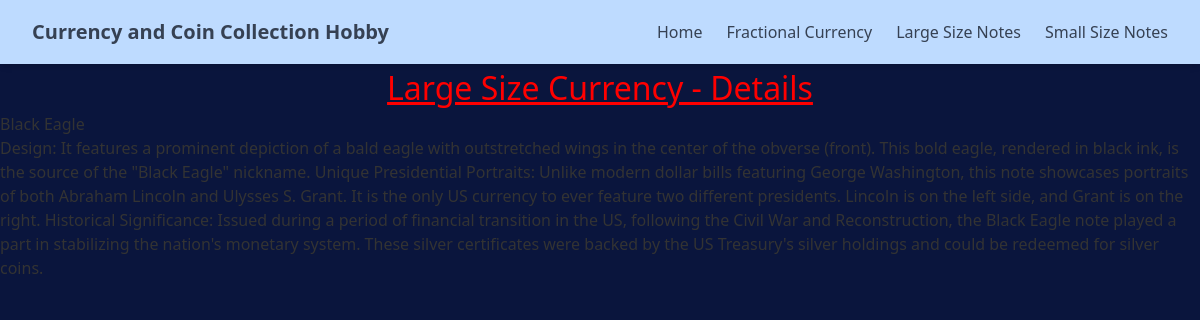
The page /large_size_notes/1/ on the database its author committed.
### large_size_notes/models.py (models this page shows, shortened)
class largeSizeCurrencyVariety(models.Model):
    LARGE_SIZE_TYPE = [
        ('Gold Certificates', 'Gold Certificates'),
        ('Silver Certificates', 'Silver Certificates'),
        ('Legal Tender', 'Legal Tender'),
        ('Federal Reserve Bank Note', 'Federal Reserve Bank Note'),
        ('Federal Reserve Note5', 'Federal Reserve Note'),
        ('Treasury or Coin Note', 'Treasury or Coin Note'),
        ('National Bank Note', 'National Bank Note'),
    ]
    DENOMINATION = [
        ('$1',  'One Dollars'),
        ('$2',  'Two Dollars'),
        ('$5',  'Five Dollars'),
        ('$10', 'Ten Dollars'),
        ('$20', 'Twenty Dollars'),
        ('$50', 'Fifty Dollars'),
        ('$50', 'Hundred Dollars'),
    ]
    name = models.CharField(max_length=100)
    year = models.CharField(max_length=100, default='2025')
    fr_number = models.IntegerField(default=0, help_text="Fr Number.")
    serial_number = models.CharField(default='', max_length=32)
    price_paid = models.DecimalField(max_digits=10, decimal_places=2, default=0.00)
    image = models.ImageField(upload_to='large_size_notes_inventory/')
    date_added = models.DateTimeField(default=timezone.now)
    denomination = models.CharField(max_length=5, choices=DENOMINATION)
    type = models.CharField(max_length=25, choices=LARGE_SIZE_TYPE)
    description = models.TextField(default='')

### large_size_notes/views.py (the view)
# urls.py: path('<int:largesize_id>/', views.largesize_details, name='largenote_detail'),
def largesize_details(request, largesize_id):
    largenote = get_object_or_404(largeSizeCurrencyVariety, pk=largesize_id)
    return render(request, 'large_size_notes/largesize_note_detail.html', { 'largesizenote': largenote })

### large_size_notes/templates/large_size_notes/largesize_note_detail.html (shortened to what this page needs)
{% extends "layout.html" %}
{% block content %}
<h1> Large Size Currency - Details </h1>
<h3>{{largesizenote.name}}</h3>
<p>{{largesizenote.description}}</p>
{% endblock %}

### static/style.css (style rules this page uses)
body { font-family: 'Segoe UI', Tahoma, Geneva, Verdana, sans-serif; margin: 0; background-color: #0a153d; color: #333; }
h1 { text-align: center; font-size: 2em; color: red; text-decoration: underline; }

### rows shown on the page
largeSizeCurrencyVariety: name "Black Eagle", description "Design: It features a prominent depiction of a bald eagle with outstretched wings in the center of the obverse (front). This bold eagle, rendered in black ink, is the source of the \"Black Eagle\" nickname. Unique Presidential Portraits: Unlike modern dollar bills featuring George Washington, this note showcases portraits of both Abraham Lincoln and Ulysses S. Grant. It is the only US currency to ever feature two different presidents. Lincoln is on the left side, and Grant is on the right. Historical Significance: Issued during a period of financial transition in the US, following the Civil War and Reconstruction, the Black Eagle note played a part in stabilizing the nation's monetary system.…"
